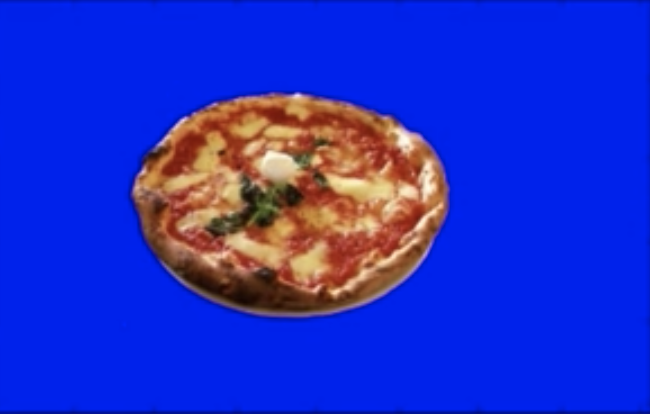
#> input picture images/PnoWu.png, 650 x 414 px
$ jupyter execute --allow-errors 'Coding a Blue Screen.ipynb'   (shell and % lines are left out)
#> lines starting #> are read from the running program, lines starting #| are printed output that depends on the picture; after the words box and inside, x2 and y2 are one past the last pixel; in counts of white or black regions, pixels touching at a corner belong together
[cell 1]
import numpy as np
import matplotlib.image as mpimg
import matplotlib.pyplot as plt
import cv2
from IPython import display

[cell 2]
IMAGE = "images/PnoWu.png"

So we want to work with am image, let's see what the image looks like in real time

#> (a cell that did not finish here is left out)

So we can see what it looks like, let's import our image in using OpenCV and view waht openCV sees

[cell 4]
image = cv2.imread(IMAGE)
#> image is the input picture: shape (414, 650, 3); mean B, G, R 199.7, 47.6, 33.1

[cell 5]
print("Image Dimension:",image.shape)
#| Image Dimension: (414, 650, 3)

[cell 6]
plt.imshow(image);
#> (this line was passed over: IPython is not available in this run)

We can see that the blue part turns to red, thi happens because the way OpenCV reads in an image, so in practice it is best to convert all image from BGR format to RGB format even if they are in RGB format before.

Let's correct that and take a look at it again

[cell 7]
image_copy = np.copy(image)

image_copy = cv2.cvtColor(image_copy , cv2.COLOR_BGR2RGB)

[cell 8]
plt.figure(figsize=(20,20))
#> (this line was passed over: IPython is not available in this run)
#> (the rest of this cell did not finish here and is left out)

We can see that we've resolved that issue with a good practice

### Define Color Threshold

- Define the lower and upper bounf of the color you wan to select

[cell 9]
#The boundary specified must be in an array
lower_blue = np.array([0,0,50])
upper_blue = np.array([50,50,255])

[cell 10]
mask = cv2.inRange(image_copy,lower_blue,upper_blue)#the inRange function selects the that falls between the lower an d upper bound we defined
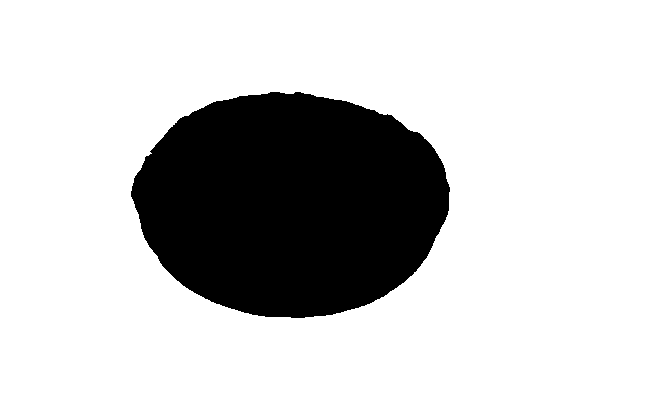
#> mask: shape (414, 650); 79.3% white; 1 black region, box (x1, y1, x2, y2) and area: (131, 92, 450, 318) 55736
plt.imshow(mask,cmap="gray")
#> (this line was passed over: IPython is not available in this run)

[cell 11]
masked_image = np.copy(image_copy)

[cell 12]
masked_image[mask != 0] = [0,0,0]
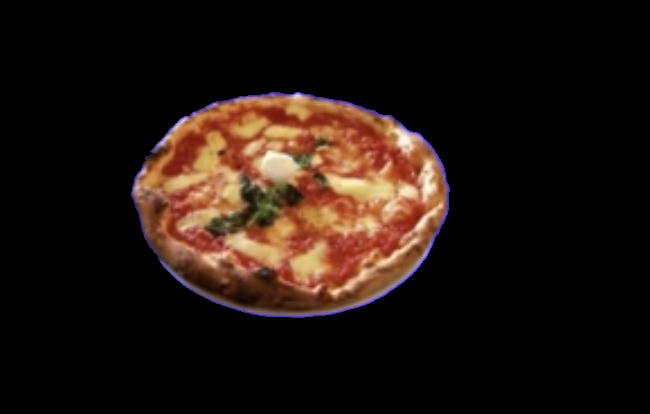
#> masked_image: shape (414, 650, 3); mean R, G, B 33, 21, 15
# masked_image[mask == 255] = [0,0,0]

[cell 13]
plt.imshow(masked_image)
#> (this line was passed over: IPython is not available in this run)

### Mask and Add Background Image

[cell 14]
background_im_dir = "images/wolfgang-hasselmann-yPt6qqZTyOA-unsplash.jpg"
background_image = cv2.imread(background_im_dir)
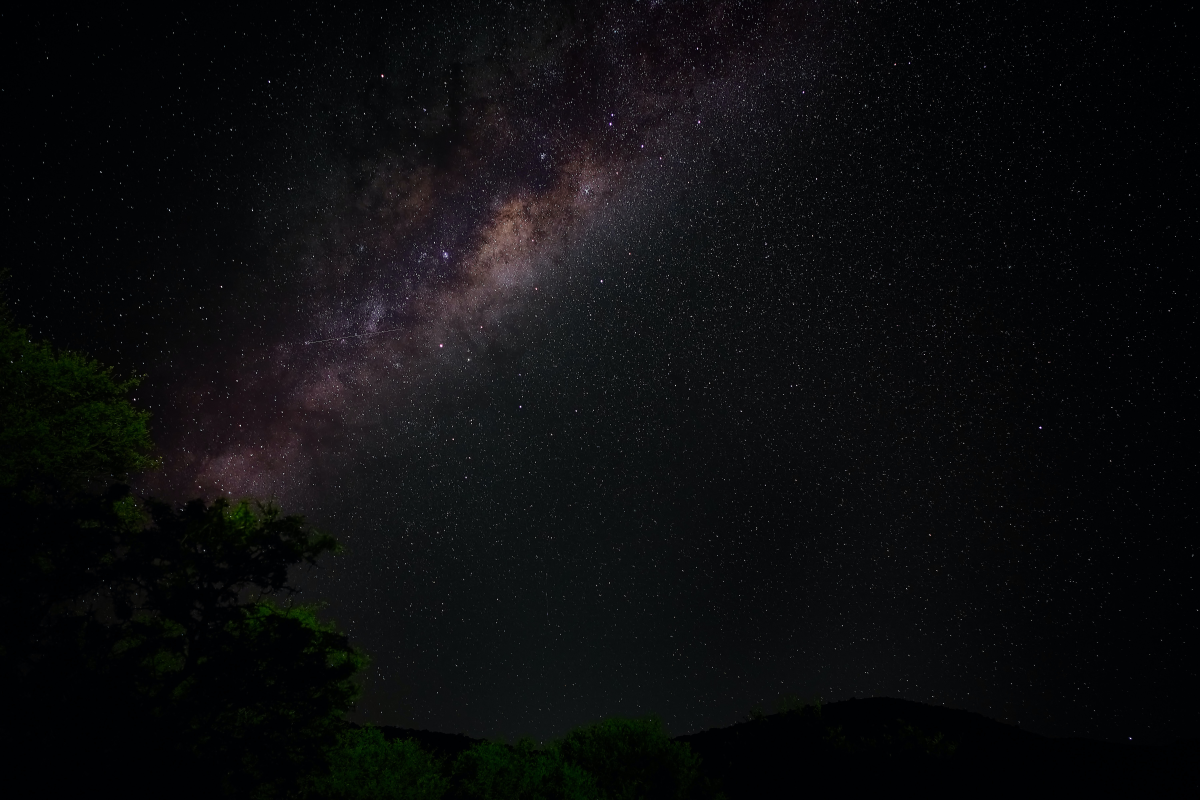
#> input picture images/wolfgang-hasselmann-yPt6qqZTyOA-unsplash.jpg, 6000 x 4000 px (shown at 1/5 size)
#> background_image is the input picture: shape (4000, 6000, 3); mean B, G, R 14.1, 12.5, 12.2
background_image = cv2.cvtColor(background_image , cv2.COLOR_BGR2RGB)

This is the image we'll be using for our backgroud

#> (a cell that did not finish here is left out)

[cell 16]
crop_background = background_image[:414,:650]
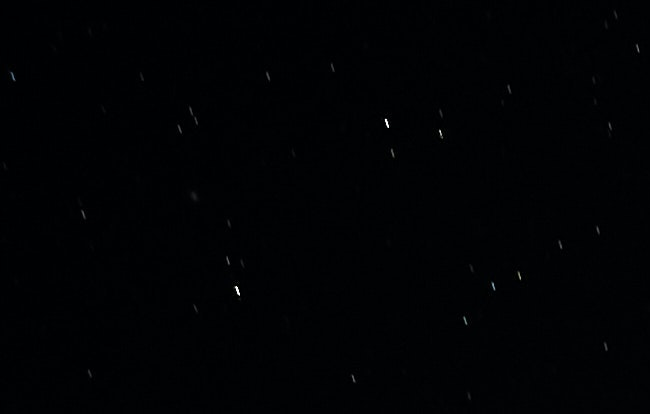
#> crop_background: shape (414, 650, 3); mean R, G, B 0.8, 1.8, 3.8

[cell 17]
plt.imshow(masked_image)
#> (this line was passed over: IPython is not available in this run)

[cell 18]
crop_background[mask==0] = [0,0,0]
plt.imshow(crop_background)
#> (this line was passed over: IPython is not available in this run)

[cell 19]
complete_image = crop_background + masked_image

[cell 20]
plt.imshow(complete_image)
#> (this line was passed over: IPython is not available in this run)
